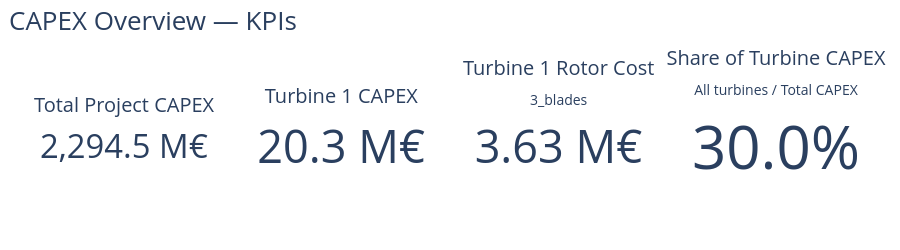
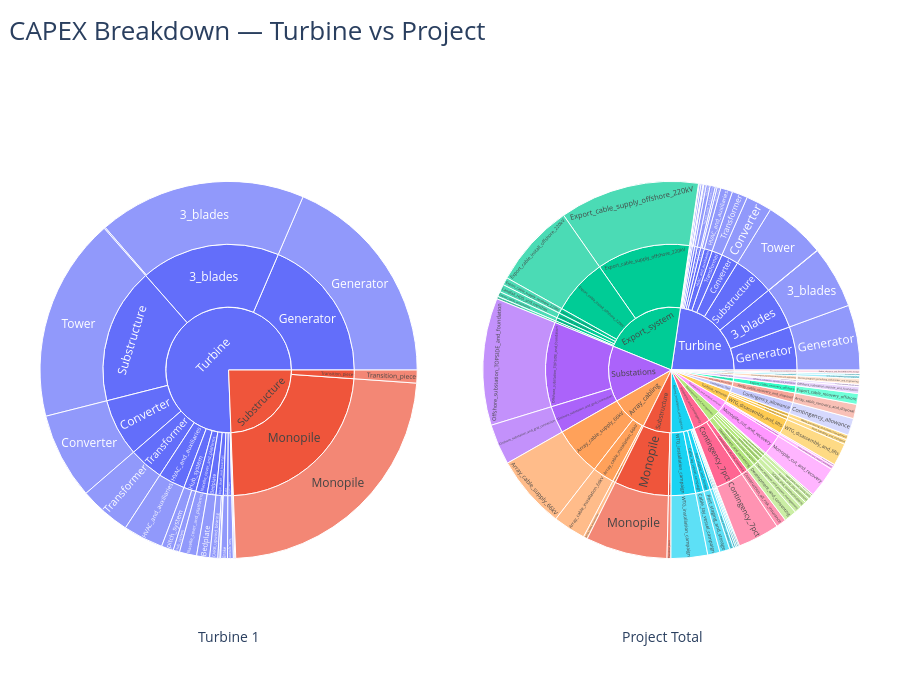
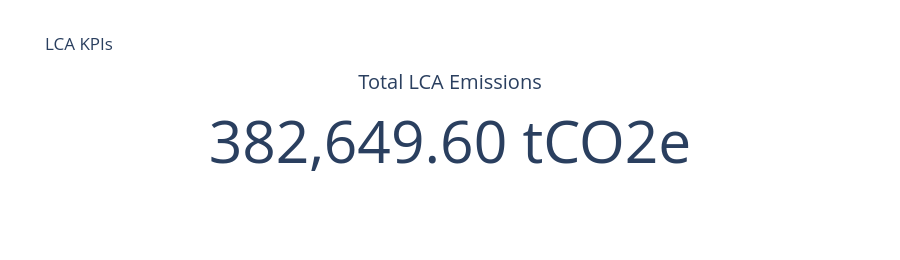
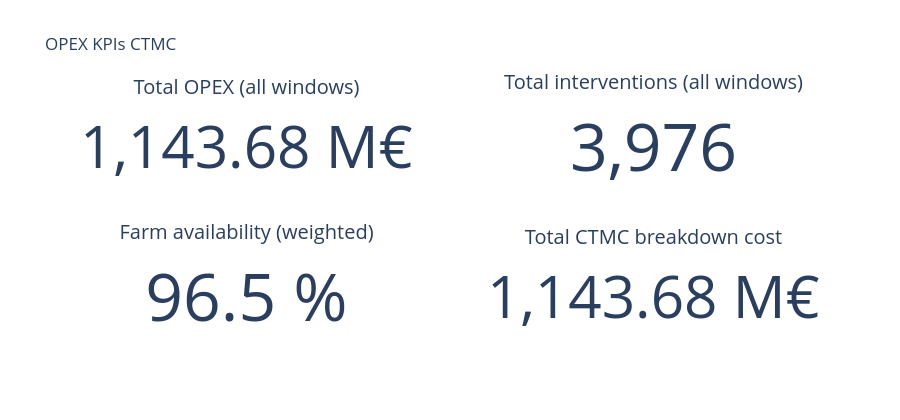

The code cell stored with these charts, in order, in its notebook:
### Markdown cell above
# Single Experiment

### Code cell
from pathlib import Path
import sys

PROJECT_ROOT = Path.cwd().parent   # parent of examples = WINPACT_TREND
sys.path.append(str(PROJECT_ROOT))

from core.Simulation import build_experiment

LIBRARY_PATH = PROJECT_ROOT / "examples" / "Inputs" / "HKN"
RESULT_DIR   = PROJECT_ROOT / "results"

sim_cfg = {
    "run_marketenv": True,
    "run_metenv": False,
    "run_capex": True,
    "capex_dashboard": True,
    "run_windfarm": True,
    "run_LCA": True,
    "LCA_dashboard": True,
    "run_opex": True,
    "opex_dashboard": True,
    "run_curtailment": True,
    "run_lifetime_extension": True,
    "run_revenue": True,
    "run_valuation": True,
    "valuation_dashboard": True,
    "collect_results": True,
}

# build the experiment

exp = build_experiment(
    library_path=str(LIBRARY_PATH),
    base_config_path="config.yaml",
    simulation_config=sim_cfg,
    replicates = 1, 
    seed = 42,
    name="test_experiment",
    result_directory= str(RESULT_DIR),
)

# run the experiment
exp.run()

### Figure 1 — Plotly figure (JSON) as saved in the notebook; plotly's stock layout.template omitted (floating-point values rounded to 4 significant figures)
{"data": [{"domain": {"x": [0, 0.205], "y": [0, 1]}, "mode": "number", "number": {"suffix": " M€", "valueformat": ",.1f"}, "title": {"text": "Total Project CAPEX"}, "type": "indicator", "value": 2295.0}, {"domain": {"x": [0.265, 0.47], "y": [0, 1]}, "mode": "number", "number": {"suffix": " M€", "valueformat": ",.1f"}, "title": {"text": "Turbine 1 CAPEX"}, "type": "indicator", "value": 20.26}, {"domain": {"x": [0.53, 0.735], "y": [0, 1]}, "mode": "number", "number": {"suffix": " M€", "valueformat": ",.2f"}, "title": {"text": "Turbine 1 Rotor Cost<br><sub>3_blades</sub>"}, "type": "indicator", "value": 3.632}, {"domain": {"x": [0.795, 1], "y": [0, 1]}, "mode": "number", "number": {"valueformat": ".1%"}, "title": {"text": "Share of Turbine CAPEX<br><sub>All turbines / Total CAPEX</sub>"}, "type": "indicator", "value": 0.3003}], "layout": {"height": 250, "margin": {"b": 20, "l": 40, "r": 40, "t": 60}, "title": {"font": {"size": 26}, "text": "CAPEX Overview — KPIs", "x": 0.01}}}

### Figure 2 — Plotly figure (JSON) as saved in the notebook; plotly's stock layout.template omitted (floating-point values rounded to 4 significant figures; data arrays with more than 128 entries replaced by an {"elided": "..."} marker saying what was removed)
{"data": [{"branchvalues": "total", "domain": {"x": [0, 0.46], "y": [0, 1]}, "hovertemplate": "%{label}<br>Cost: %{value:,.2f} M€<br>Share: %{percentParent:.1%} of parent<br>Global: %{percentRoot:.1%} of total<extra></extra>", "ids": ["cat:Turbine", "cat:Substructure", "cat:Substructure|sub:Monopile", "cat:Substructure|sub:Transition_piece", "cat:Turbine|sub:3_blades", "cat:Turbine|sub:Bedplate", "cat:Turbine|sub:Brake", "cat:Turbine|sub:Converter", "cat:Turbine|sub:Generator", "cat:Turbine|sub:HVAC_and_auxiliaries", "cat:Turbine|sub:Hub_system", "cat:Turbine|sub:Main_shaft_and_bearings", "cat:Turbine|sub:Nacelle_cover_and_platforms", "cat:Turbine|sub:Substructure", "cat:Turbine|sub:Tower_top_interface", "cat:Turbine|sub:Transformer", "cat:Turbine|sub:Turret", "cat:Turbine|sub:Yaw_system", "cat:Substructure|sub:Monopile|ssub:Monopile", "cat:Substructure|sub:Transition_piece|ssub:Transition_piece", "cat:Turbine|sub:3_blades|ssub:3_blades", "cat:Turbine|sub:3_blades|ssub:blade_surface_coatings", "cat:Turbine|sub:Bedplate|ssub:Bedplate", "cat:Turbine|sub:Brake|ssub:Brake", "cat:Turbine|sub:Converter|ssub:Converter", "cat:Turbine|sub:Generator|ssub:Generator", "cat:Turbine|sub:HVAC_and_auxiliaries|ssub:HVAC_and_auxiliaries", "cat:Turbine|sub:Hub_system|ssub:Hub_system", "cat:Turbine|sub:Hub_system|ssub:pitch_system", "cat:Turbine|sub:Main_shaft_and_bearings|ssub:CARB_upwind_bearing", "cat:Turbine|sub:Main_shaft_and_bearings|ssub:SRB_downwind_bearing", "cat:Turbine|sub:Main_shaft_and_bearings|ssub:main_shaft", "cat:Turbine|sub:Nacelle_cover_and_platforms|ssub:Nacelle_cover_and_platforms", "cat:Turbine|sub:Substructure|ssub:Tower", "cat:Turbine|sub:Tower_top_interface|ssub:Tower_top_interface", "cat:Turbine|sub:Transformer|ssub:Transformer", "cat:Turbine|sub:Turret|ssub:Turret", "cat:Turbine|sub:Yaw_system|ssub:Yaw_system"], "labels": ["Turbine", "Substructure", "Monopile", "Transition_piece", "3_blades", "Bedplate", "Brake", "Converter", "Generator", "HVAC_and_auxiliaries", "Hub_system", "Main_shaft_and_bearings", "Nacelle_cover_and_platforms", "Substructure", "Tower_top_interface", "Transformer", "Turret", "Yaw_system", "Monopile", "Transition_piece", "3_blades", "blade_surface_coatings", "Bedplate", "Brake", "Converter", "Generator", "HVAC_and_auxiliaries", "Hub_system", "pitch_system", "CARB_upwind_bearing", "SRB_downwind_bearing", "main_shaft", "Nacelle_cover_and_platforms", "Tower", "Tower_top_interface", "Transformer", "Turret", "Yaw_system"], "parents": ["", "", "cat:Substructure", "cat:Substructure", "cat:Turbine", "cat:Turbine", "cat:Turbine", "cat:Turbine", "cat:Turbine", "cat:Turbine", "cat:Turbine", "cat:Turbine", "cat:Turbine", "cat:Turbine", "cat:Turbine", "cat:Turbine", "cat:Turbine", "cat:Turbine", "cat:Substructure|sub:Monopile", "cat:Substructure|sub:Transition_piece", "cat:Turbine|sub:3_blades", "cat:Turbine|sub:3_blades", "cat:Turbine|sub:Bedplate", "cat:Turbine|sub:Brake", "cat:Turbine|sub:Converter", "cat:Turbine|sub:Generator", "cat:Turbine|sub:HVAC_and_auxiliaries", "cat:Turbine|sub:Hub_system", "cat:Turbine|sub:Hub_system", "cat:Turbine|sub:Main_shaft_and_bearings", "cat:Turbine|sub:Main_shaft_and_bearings", "cat:Turbine|sub:Main_shaft_and_bearings", "cat:Turbine|sub:Nacelle_cover_and_platforms", "cat:Turbine|sub:Substructure", "cat:Turbine|sub:Tower_top_interface", "cat:Turbine|sub:Transformer", "cat:Turbine|sub:Turret", "cat:Turbine|sub:Yaw_system"], "type": "sunburst", "values": [15.32, 4.943, 4.718, 0.225, 3.632, 0.2253, 0.1176, 1.5, 3.757, 0.6957, 0.3216, 0.1888, 0.2987, 3.542, 0.024, 0.9, 0.0162, 0.1013, 4.718, 0.225, 3.61, 0.0225, 0.2253, 0.1176, 1.5, 3.757, 0.6957, 0.111, 0.2106, 0.1406, 0.0372, 0.01107, 0.2987, 3.542, 0.024, 0.9, 0.0162, 0.1013]}, {"branchvalues": "total", "domain": {"x": [0.54, 1], "y": [0, 1]}, "hovertemplate": "%{label}<br>Cost: %{value:,.2f} M€<br>Share: %{percentParent:.1%} of parent<br>Global: %{percentRoot:.1%} of total<extra></extra>", "ids": {"elided": "137 str values"}, "labels": {"elided": "137 str values"}, "parents": {"elided": "137 str values"}, "type": "sunburst", "values": {"elided": "137 float values"}}], "layout": {"annotations": [{"font": {"size": 14}, "showarrow": false, "text": "Turbine 1", "x": 0.19, "xref": "paper", "y": 0.02, "yref": "paper"}, {"font": {"size": 14}, "showarrow": false, "text": "Project Total", "x": 0.81, "xref": "paper", "y": 0.02, "yref": "paper"}], "height": 700, "margin": {"b": 40, "l": 40, "r": 40, "t": 80}, "title": {"font": {"size": 26}, "text": "CAPEX Breakdown — Turbine vs Project", "x": 0.01}}}

### Figure 3 — Plotly figure (JSON) as saved in the notebook; plotly's stock layout.template omitted (floating-point values rounded to 4 significant figures)
{"data": [{"domain": {"x": [0, 1], "y": [0, 1]}, "mode": "number", "number": {"suffix": " tCO2e", "valueformat": ",.2f"}, "title": {"text": "Total LCA Emissions"}, "type": "indicator", "value": 382600.0}], "layout": {"height": 260, "showlegend": false, "title": {"text": "LCA KPIs"}}}

### Figure 4 — Plotly figure (JSON) as saved in the notebook; plotly's stock layout.template omitted (floating-point values rounded to 4 significant figures)
{"data": [{"domain": {"x": [0, 0.45], "y": [0.625, 1]}, "mode": "number", "number": {"suffix": " M€", "valueformat": ",.2f"}, "title": {"text": "Total OPEX (all windows)"}, "type": "indicator", "value": 1144.0}, {"domain": {"x": [0.55, 1], "y": [0.625, 1]}, "mode": "number", "number": {"valueformat": ",.0f"}, "title": {"text": "Total interventions (all windows)"}, "type": "indicator", "value": 3976.0}, {"domain": {"x": [0, 0.45], "y": [0, 0.375]}, "mode": "number", "number": {"suffix": " %", "valueformat": ".1f"}, "title": {"text": "Farm availability (weighted)"}, "type": "indicator", "value": 96.45}, {"domain": {"x": [0.55, 1], "y": [0, 0.375]}, "mode": "number", "number": {"suffix": " M€", "valueformat": ",.2f"}, "title": {"text": "Total CTMC breakdown cost"}, "type": "indicator", "value": 1144.0}], "layout": {"height": 420, "showlegend": false, "title": {"text": "OPEX KPIs CTMC"}}}
